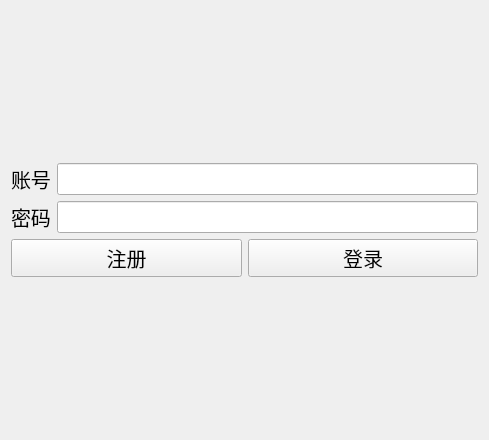
<?xml version="1.0" encoding="UTF-8"?>
<ui version="4.0">
 <class>Widget</class>
 <widget class="QWidget" name="Widget">
  <property name="geometry">
   <rect>
    <x>0</x>
    <y>0</y>
    <width>489</width>
    <height>440</height>
   </rect>
  </property>
  <property name="font">
   <font>
    <pointsize>15</pointsize>
   </font>
  </property>
  <property name="windowTitle">
   <string>UNO游戏</string>
  </property>
  <layout class="QVBoxLayout" name="verticalLayout_2">
   <item>
    <spacer name="verticalSpacer">
     <property name="orientation">
      <enum>Qt::Vertical</enum>
     </property>
     <property name="sizeHint" stdset="0">
      <size>
       <width>20</width>
       <height>139</height>
      </size>
     </property>
    </spacer>
   </item>
   <item>
    <layout class="QVBoxLayout" name="verticalLayout">
     <item>
      <layout class="QGridLayout" name="gridLayout">
       <item row="0" column="0">
        <widget class="QLabel" name="lable_acc">
         <property name="text">
          <string>账号</string>
         </property>
        </widget>
       </item>
       <item row="1" column="1">
        <widget class="QLineEdit" name="password">
         <property name="echoMode">
          <enum>QLineEdit::Password</enum>
         </property>
        </widget>
       </item>
       <item row="0" column="1">
        <widget class="QLineEdit" name="account">
         <property name="alignment">
          <set>Qt::AlignLeading|Qt::AlignLeft|Qt::AlignVCenter</set>
         </property>
        </widget>
       </item>
       <item row="1" column="0">
        <widget class="QLabel" name="label_pass">
         <property name="text">
          <string>密码</string>
         </property>
        </widget>
       </item>
      </layout>
     </item>
     <item>
      <layout class="QHBoxLayout" name="horizontalLayout">
       <item>
        <widget class="QPushButton" name="button_registration">
         <property name="text">
          <string>注册</string>
         </property>
        </widget>
       </item>
       <item>
        <widget class="QPushButton" name="button_login">
         <property name="enabled">
          <bool>true</bool>
         </property>
         <property name="text">
          <string>登录</string>
         </property>
        </widget>
       </item>
      </layout>
     </item>
    </layout>
   </item>
   <item>
    <spacer name="verticalSpacer_2">
     <property name="orientation">
      <enum>Qt::Vertical</enum>
     </property>
     <property name="sizeHint" stdset="0">
      <size>
       <width>20</width>
       <height>139</height>
      </size>
     </property>
    </spacer>
   </item>
  </layout>
 </widget>
 <layoutdefault spacing="6" margin="11"/>
 <resources/>
 <connections/>
</ui>
